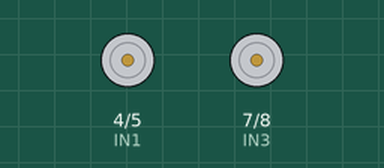
The sketch below on a simulated Arduino Uno, built with avr-gcc and run on an emulated ATmega328P. Parts: motor-driver pin pairs drawn as motors (green arrow = first pin HIGH = forward, orange = second pin HIGH = backward, longer = more drive, scaled by the enable pin).

Above: at 0.5 s.
At 4.2 s:
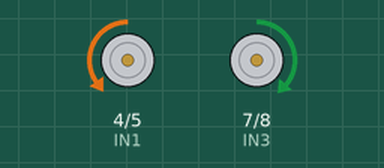
At 5.7 s:
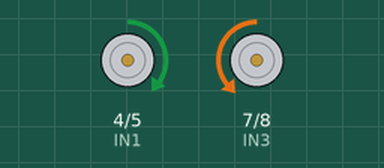
Timing chart, 0 to 6.9 s (numbered marks = the images above):
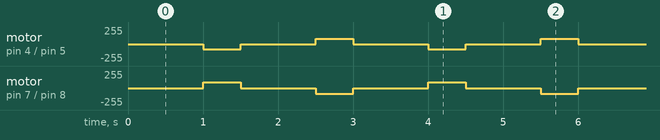

The sketch:

rotacion.ino
```cpp
//motor 1 in1 in2 ena
#define IN1 4
#define IN2 5
#define ENA 3

//motor 2 in3 in4 enb
#define IN3 7
#define IN4 8
#define ENB 6

#define stopA 0
#define stopB 0


void setup(){
  pinMode (IN1, OUTPUT);
  pinMode (IN2, OUTPUT);
  pinMode (IN3, OUTPUT);
  pinMode (IN4, OUTPUT);
  pinMode (ENA, OUTPUT);
  pinMode (ENB, OUTPUT);
  Serial.begin(9600);
  //establecer direcciones
  digitalWrite(IN1, LOW);
  digitalWrite(IN2, HIGH);
  digitalWrite(IN3, HIGH);
  digitalWrite(IN4, LOW);
  //inicar los motores quietos
  analogWrite(ENA, stopA);
  analogWrite(ENB, stopB);
}
void loop() {
  // put your main code here, to run repeatedly:
  delay(1000);

  digitalWrite(IN1, LOW);
  digitalWrite(IN2, HIGH);
  digitalWrite(IN3, HIGH);
  digitalWrite(IN4, LOW);
  analogWrite(ENA, 80);
  analogWrite(ENB, 85);
  delay(500);
  analogWrite(ENB, 0);
  analogWrite(ENA, 0);
  delay(1000);
  digitalWrite(IN1, HIGH);
  digitalWrite(IN2, LOW);
  digitalWrite(IN3, LOW);
  digitalWrite(IN4, HIGH);
  analogWrite(ENA, 80);
  analogWrite(ENB, 85);
   delay(500);
  analogWrite(ENB, 0);
  analogWrite(ENA, 0);
}
```

Measured:
- by itself, motor on pin 4 (IN1) / pin 5 (IN2): repeats every 3.0 s: stopped 1.0 s, forward 80/255 0.50 s, stopped 1.0 s, backward 80/255 0.50 s
- by itself, motor on pin 7 (IN3) / pin 8 (IN4): repeats every 3.0 s: stopped 1.0 s, backward 85/255 0.50 s, stopped 1.0 s, forward 85/255 0.50 s
